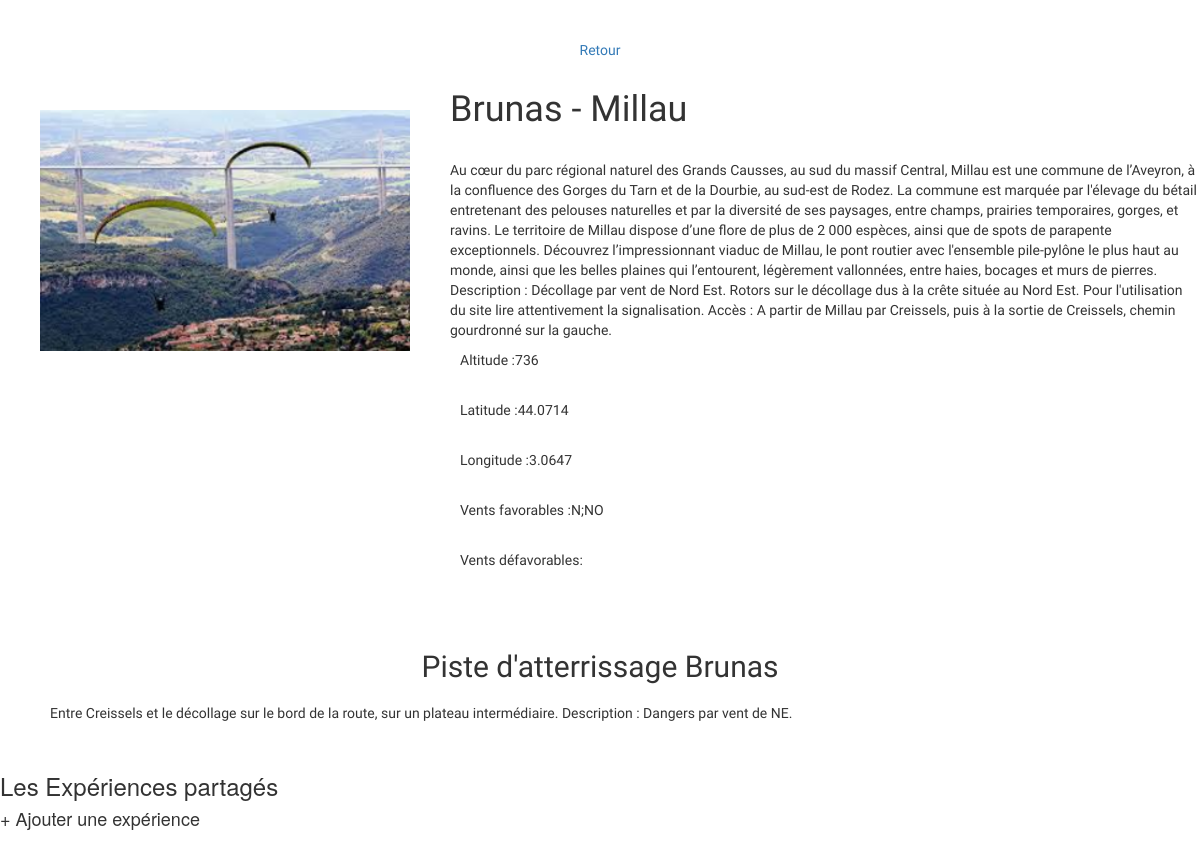
The app's page /descriptionSite.php?site=3 with its own data.
### tables this page shows
CREATE TABLE IF NOT EXISTS `site` (
  `id_site` int(11) NOT NULL AUTO_INCREMENT,
  `site_name` varchar(50) NOT NULL,
  `site_location` varchar(50) NOT NULL,
  `site_picture` varchar(50) NOT NULL DEFAULT 'img/iconeimage.png',
  `site_description` mediumtext NOT NULL,
  `site_altitude` int(11) NOT NULL,
  `site_favourable_winds` varchar(20) NOT NULL,
  `site_unfavourable_winds` varchar(20) NOT NULL,
  `site_latitude` float NOT NULL,
  `site_longitude` float NOT NULL,
  `site_region` varchar(255) NOT NULL,
  `site_filtre_altitude` varchar(255) NOT NULL,
  PRIMARY KEY (`id_site`)
);

CREATE TABLE IF NOT EXISTS `site_landing` (
  `id_site_landing` int(11) NOT NULL AUTO_INCREMENT,
  `id_site` int(11) NOT NULL,
  `site_landing_name` varchar(50) NOT NULL,
  `site_landing_longitude` float NOT NULL,
  `site_landing_lattitude` float NOT NULL,
  `site_landing_altitude` int(11) NOT NULL,
  `site_landing_description` text NOT NULL,
  PRIMARY KEY (`id_site_landing`),
  KEY `id_site` (`id_site`)
);

### conf.php (called while the page is built)
<?php
    $techno='mysql';
    $location='host=localhost';
    $dbname='parapente';
    $user='root';
    $password='';

### class/GestionSite.php (called while the page is built, shortened)
<?php
require_once('Site.php');
class GestionSite extends Site{
    public static $db;
    public function __construct(){
        try
        {
            include("conf.php");
            self::$db = new PDO("$techno:$location;dbname=$dbname;", $user, $password);
        }
        catch(Exception $e)
        {
                die('Erreur : '.$e->getMessage());
        }
    }
    public function displaySite($_sql){
        $data = array();
        $req = self::$db->prepare($_sql);
        $status = $req->execute();
        while ($site = $req->fetch()) {
            $sites = new Site();
            $sites->setName($site["site_name"]);
            $sites->setLocation($site["site_location"]);
            $sites->setIdSite($site["id_site"]);
            $sites->setPicture($site["site_picture"]);
            $sites->setDescription($site["site_description"]);
            $sites->setAltitude($site["site_altitude"]);
            $sites->setLatitude($site["site_latitude"]);
            $sites->setLongitude($site["site_longitude"]);
            $sites->setFavourableWinds($site["site_favourable_winds"]);
            $sites->setUnfavourableWinds($site["site_unfavourable_winds"]);
            $sites->setRegion($site["site_region"]);
            $sites->setFiltreAltitude($site["site_filtre_altitude"]);
            array_push($data,$sites);
        }
            return $data;
    }
    public function displayLandingSite($_sql){
        $data = array();
        $req = self::$db->prepare($_sql);
        $status = $req->execute();
        while ($site = $req->fetch()) {
            $sites = new Site();
            $sites->setName($site["site_landing_name"]);
            $sites->setIdSite($site["id_site"]);
            $sites->setId($site["id_site_landing"]);
            $sites->setDescription($site["site_landing_description"]);
            array_push($data,$sites);
        }
            return $data;
    }
}

### class/Site.php (called while the page is built, shortened)
<?php
class Site {
  protected $_name;
  protected $_location;
  protected $_description;
  protected $_altitude;
  protected $_latitude;
  protected $_longitude;
  protected $_picture;
  protected $_favourableWinds;
  public function getName()
  {
    return $this->_name;
  }
  public function getLocation()
  {
    return $this->_location;
  }
  public function getPicture()
  {
    return $this->_picture;
  }
  public function getDescription()
  {
    return $this->_description;
  }
  public function getAltitude()
  {
    return $this->_altitude;
  }
  public function getLatitude()
  {
    return $this->_latitude;
  }
  public function getLongitude()
  {
    return $this->_longitude;
  }
  public function getFavourableWinds()
  {
    return $this->_favourableWinds;
  }
  public function setId($_id)
  {
    $_id = (int) $_id;
  }
  public function setIdSite($_idSite)
  {
    $_idSite = (int) $_idSite;
  }
  public function setName($_name)
  {
    if (is_string($_name))
    {
      $this->_name = $_name;
    }
  }
  public function setLocation($_location)
  {
    if (is_string($_location))
    {
      $this->_location = $_location;
    }
  }
  public function setDescription($_description)
  {
    if (is_string($_description))
    {
      $this->_description = $_description;
    }
  }
  public function setAltitude($_altitude)
  {
    $_altitude = (float) $_altitude;
    if ($_altitude > 0)
    {
      $this->_altitude = $_altitude;
    }
  }
  public function setLatitude($_latitude)
  {
    $_latitude = (float) $_latitude;
    if ($_latitude > 0)
    {
      $this->_latitude = $_latitude;
    }
  }
  public function setLongitude($_longitude)
  {
    $_longitude = (float) $_longitude;
    $this->_longitude = $_longitude;
  }
  public function setPicture($_picture)
  {
    if (is_string($_picture))
    {
      $this->_picture = $_picture;
    }
  }
  public function setFavourableWinds($_favourableWinds)
  {
    if (is_string($_favourableWinds))
    {
      $this->_favourableWinds = $_favourableWinds;
    }
  }
}

### descriptionSite.php (the view, shortened to what this page needs)
<!DOCTYPE html>
<html lang="en">
    <?php include("header.php"); ?>
    <body>
        <a href="SiteDeco.php"> Retour </a>
        <?php
            $id=$_GET['site'];
            require_once('class/GestionSite.php');
            $sites = new GestionSite();
            $data = $sites->displaySite("SELECT * FROM site WHERE id_site = $id");
            foreach($data as $site) {
            ?>
                <section id="displayDescriptionSite">
                    <div>
                        <?php
                        echo '<img src="'. $site->getPicture() . '"/>';
                        ?>
                    </div>
                    <div id="descriptionSite">
                        <h1><?php echo ucfirst($site->getName()); ?> -
                        <?php echo ucfirst($site->getLocation()); ?></h1>
                        <?php echo utf8_encode($site->getDescription());
                         echo '<p> Altitude :'.$site->getAltitude().' </p> ';
                         echo '<p> Latitude :'.$site->getLatitude().' </p> ';
                         echo '<p> Longitude :'.$site->getLongitude().' </p> ';
                         echo '<p> Vents favorables :'. $site->getFavourableWinds().'</p>';
                         echo '<p> Vents défavorables: '. $site->getUnfavourableWinds().'</p>';
                        ?>
                    </div>
            <?php
            }
            ?>
                </section>
            <?php
                $sites = new GestionSite();
                $data = $sites->displayLandingSite("SELECT * FROM site_landing WHERE id_site = $id");
                foreach($data as $site) {
            ?>
            <div id="descriptionLandingSite">
                <h2>Piste d'atterrissage  <?php echo ucfirst($site->getName()); ?></h2>
                <?=utf8_encode($site->getDescription());
                }
                ?>
            </div>
        <h3> Les Expériences partagés </h3>
        <h4 id="shareExperience"> + Ajouter une expérience </h4>
    <body>
<html>

### css/style.css (style rules this page uses)
* { box-sizing: border-box; margin: 0%; font-family: 'Vidaloka', serif; }
#titleWebsite > div, h2,a, .caption { display: flex; align-items: center; justify-content: center; padding: 10px ; }
section img { padding-right: 30px; width: 120px; }
#descriptionSite { display: flex; flex-direction: column; width: 900px; }
#displayDescriptionSite { display: flex; }
#displayDescriptionSite img { width: 450px; padding: 40px; }
h1, h4 { padding-bottom: 20px; }
p { padding: 10px; }
a { margin-top: 30px; }
#descriptionLandingSite { margin: 50px; }

### records on screen
site: site_picture (picture), site_name "Brunas", site_location "Millau", site_description "Au cœur du parc régional naturel des Grands Causses, au sud du massif Central, Millau est une commune de l’Aveyron, à la confluence des Gorges du Tarn et de la Dourbie, au sud-est de Rodez. La commune est marquée par l'élevage du bétail entretenant des pelouses naturelles et par la diversité de ses paysages, entre champs, prairies temporaires, gorges, et ravins. Le territoire de Millau dispose d’une flore de plus de 2 000 espèces, ainsi que de spots de parapente exceptionnels. Découvrez l’impressionnant viaduc de Millau, le pont routier avec l'ensemble pile-pylône le plus haut au monde, ainsi que les belles plaines qui l’entourent, légèrement vallonnées, entre haies, bocages et murs de…", site_altitude "736", site_latitude "44.0714", site_longitude "3.0647", site_favourable_winds "N;NO"
site_landing: site_landing_name "Brunas", site_landing_description "Entre Creissels et le décollage sur le bord de la route, sur un plateau intermédiaire. Description : Dangers par vent de NE."
